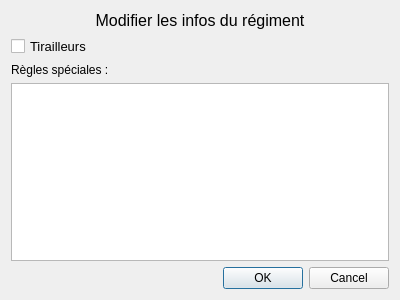
<?xml version="1.0" encoding="UTF-8"?>
<ui version="4.0">
 <class>RegimentInfoDialog</class>
 <widget class="QDialog" name="RegimentInfoDialog">
  <property name="geometry">
   <rect>
    <x>0</x>
    <y>0</y>
    <width>400</width>
    <height>300</height>
   </rect>
  </property>
  <property name="windowTitle">
   <string>Dialog</string>
  </property>
  <layout class="QVBoxLayout" name="verticalLayout">
   <item>
    <widget class="QLabel" name="label">
     <property name="font">
      <font>
       <pointsize>12</pointsize>
      </font>
     </property>
     <property name="text">
      <string>Modifier les infos du régiment</string>
     </property>
     <property name="alignment">
      <set>Qt::AlignCenter</set>
     </property>
    </widget>
   </item>
   <item>
    <widget class="QCheckBox" name="checkBox">
     <property name="font">
      <font>
       <pointsize>10</pointsize>
      </font>
     </property>
     <property name="text">
      <string>Tirailleurs</string>
     </property>
    </widget>
   </item>
   <item>
    <widget class="QLabel" name="label_2">
     <property name="text">
      <string>Règles spéciales :</string>
     </property>
    </widget>
   </item>
   <item>
    <widget class="QTextEdit" name="textEdit"/>
   </item>
   <item>
    <widget class="QDialogButtonBox" name="buttonBox">
     <property name="orientation">
      <enum>Qt::Horizontal</enum>
     </property>
     <property name="standardButtons">
      <set>QDialogButtonBox::Cancel|QDialogButtonBox::Ok</set>
     </property>
    </widget>
   </item>
  </layout>
 </widget>
 <resources/>
 <connections>
  <connection>
   <sender>buttonBox</sender>
   <signal>accepted()</signal>
   <receiver>RegimentInfoDialog</receiver>
   <slot>accept()</slot>
   <hints>
    <hint type="sourcelabel">
     <x>199</x>
     <y>279</y>
    </hint>
    <hint type="destinationlabel">
     <x>199</x>
     <y>149</y>
    </hint>
   </hints>
  </connection>
  <connection>
   <sender>buttonBox</sender>
   <signal>rejected()</signal>
   <receiver>RegimentInfoDialog</receiver>
   <slot>reject()</slot>
   <hints>
    <hint type="sourcelabel">
     <x>199</x>
     <y>279</y>
    </hint>
    <hint type="destinationlabel">
     <x>199</x>
     <y>149</y>
    </hint>
   </hints>
  </connection>
 </connections>
</ui>
